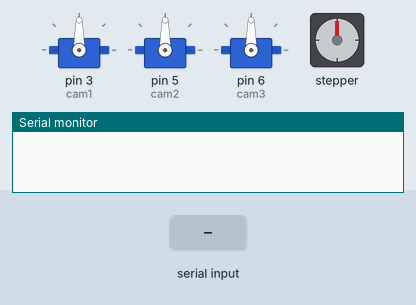
The sketch below on a simulated Arduino Uno, built with avr-gcc and run on an emulated ATmega328P. Parts: 3 × servo, stepper motor, the last lines printed to the serial monitor. The test bench sets the inputs (shaded band). Stepper angles assume 12800 steps per turn.

Above: at 1.6 s.
1.7 s: "<A>" received over Serial
At 4.3 s:
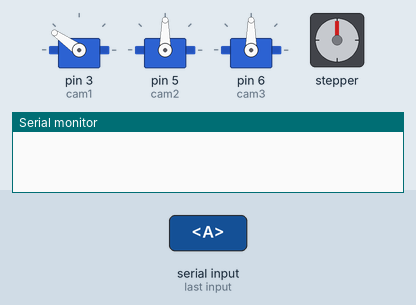
4.6 s: "<B>" received over Serial
At 6.4 s:
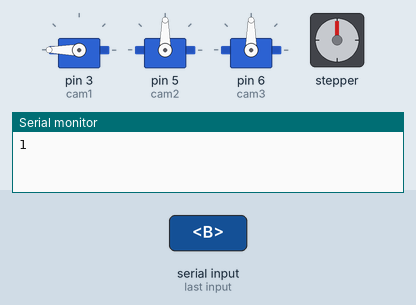
7.2 s: "<C>" received over Serial
At 9.3 s:
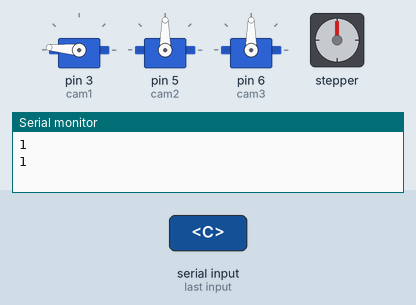
9.8 s: "<D>" received over Serial
At 12.3 s:
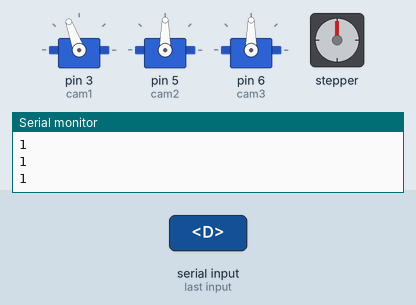
Timing chart, 0 to 16.0 s (numbered marks = the images above; inputs shaded):
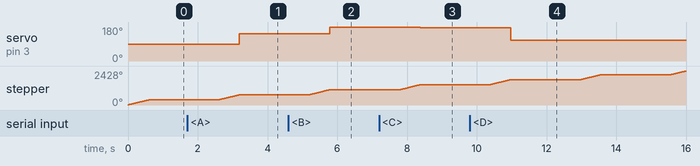

Measured:
- after the input at 1.7 s, servo on pin 3 (cam1): 90° → 145° after 1.5 s
- after the input at 4.6 s, servo on pin 3 (cam1): 145° → 180° after 1.2 s
- after the input at 7.2 s, servo on pin 3 (cam1): 180° → 175° after 1.2 s
- after the input at 9.8 s, servo on pin 3 (cam1): 175° → 110° after 1.2 s

The sketch:

display_prelim2.ino
```cpp
// Preliminary Arduino Driver file for Refreshable Braille Display
#include <Servo.h>
#include <Stepper.h>
#include <Wire.h>

// Defining servos
Servo cam1;
Servo cam2;
Servo cam3;

// Defining stepper motor info
const int stepsPerRevolution = 3200*4; // microstepping 1/16
const int dirPin = 12;
const int stepPin = 11;
Stepper belt = Stepper(stepsPerRevolution, stepPin, dirPin);


//Defining cam positions
//TODO make these actual servo positions
int A = 145; //0 0, 165 is start (right most) and 120 is end (left most)
int B = 180; //1 1
int C = 175; //0 1
int D = 110; //1 0
int z = 0;

//defining for 2-way communication
const byte numChars = 64;
char receivedChars[numChars];
boolean newData = false;

void setup() {
  // put your setup code here, to run once:
  //Serial.begin(57600);
  Serial.begin(115200);

  // attaching servos
  cam1.attach(3);  // listens to pin 9
  cam2.attach(5);  // listens to pin 10
  cam3.attach(6);  // listens to pin 11

  // setting speed of stepper motor for belt
  belt.setSpeed(100);
}

void loop() {

  belt.step(stepsPerRevolution);
  recvWithStartEndMarkers();

  switch (receivedChars[0]) {
    case 'A':
      cam1.write(145);
      break;
    case 'B':
      cam1.write(180);
      break;
    case 'C':
      cam1.write(175);
      break;
    case 'D':
      cam1.write(110);
  }

  switch (receivedChars[1]) {
    case 'A':
      cam2.write(145);
      break;
    case 'B':
      cam2.write(180);
      break;
    case 'C':
      cam2.write(175);
      break;
    case 'D':
      cam2.write(110);
  }

  switch (receivedChars[2]) {
    case 'A':
      cam3.write(145);
      break;
    case 'B':
      cam3.write(180);
      break;
    case 'C':
      cam3.write(175);
      break;
    case 'D':
      cam3.write(110);
  }
  delay(2000);
  replyToPython();
}

//following adapted from: https://forum.arduino.cc/t/pc-arduino-comms-using-python-updated/574496
void recvWithStartEndMarkers() {
  static boolean recvInProgress = false;
  static byte ind = 0;
  char startMarker = '<';
  char endMarker = '>';
  char rc;

  while (Serial.available() > 0 && newData == false) {
    rc = Serial.read();

    if (recvInProgress == true) {
      if (rc != endMarker) {
        receivedChars[ind] = rc;
        //Serial.println(receivedChars[ind]);
        ind++;
        if (ind >= numChars) {
          ind = numChars - 1;
        }
      }
      else {
        receivedChars[ind] = '\0'; //terminate the string
        recvInProgress = false;
        ind = 0;
        newData = true;
      }
    }
    else if (rc == startMarker) {
      recvInProgress = true;
    }
  }
}

void replyToPython() {
  if (newData == true) {
    Serial.println("1");
    newData = false;
  }
}
```
